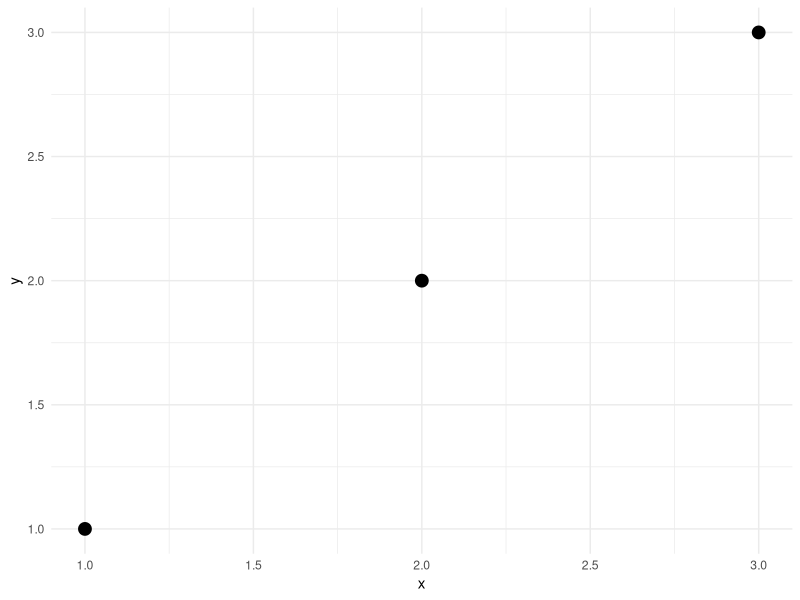
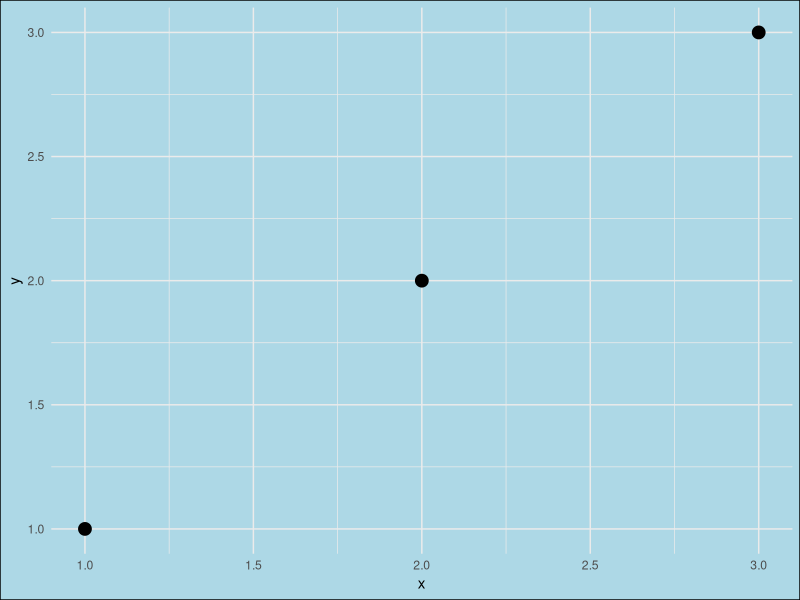
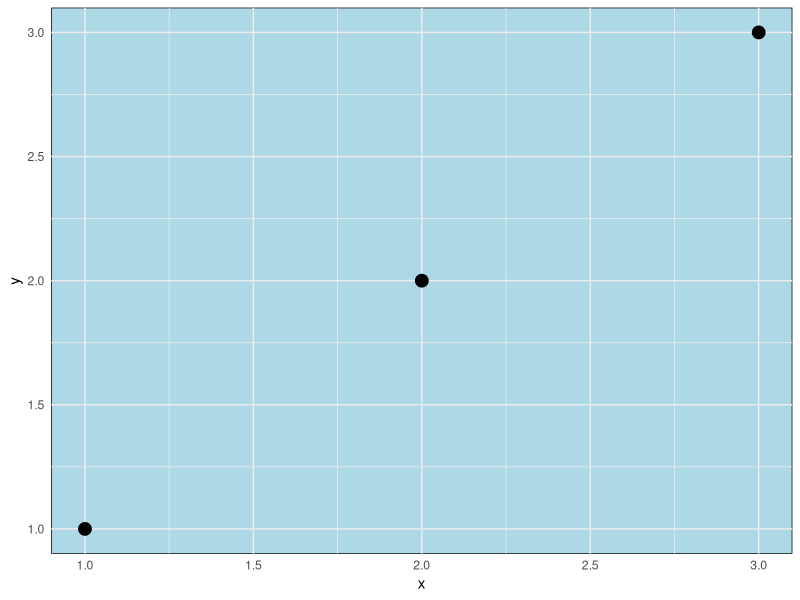
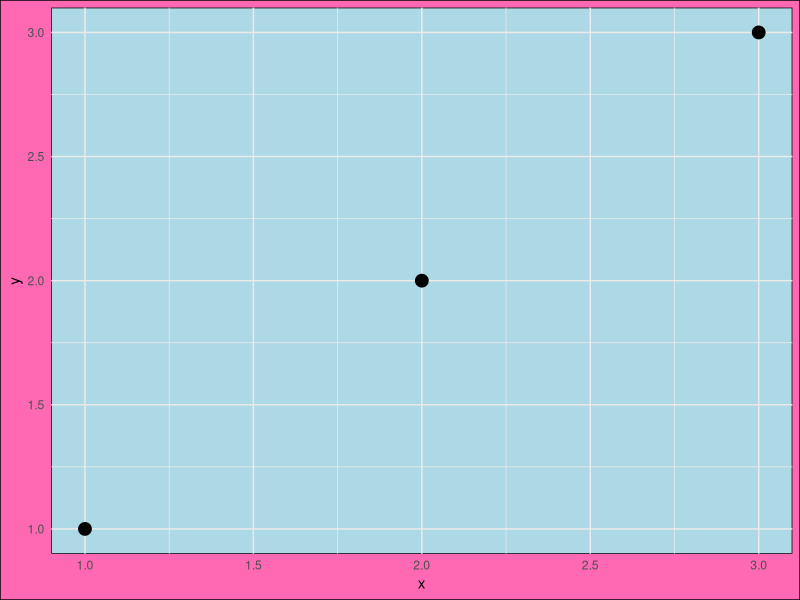
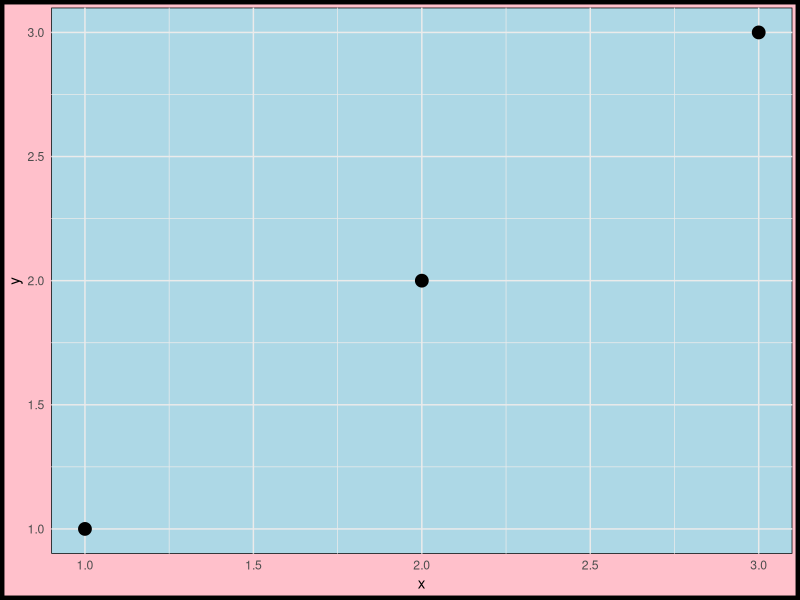
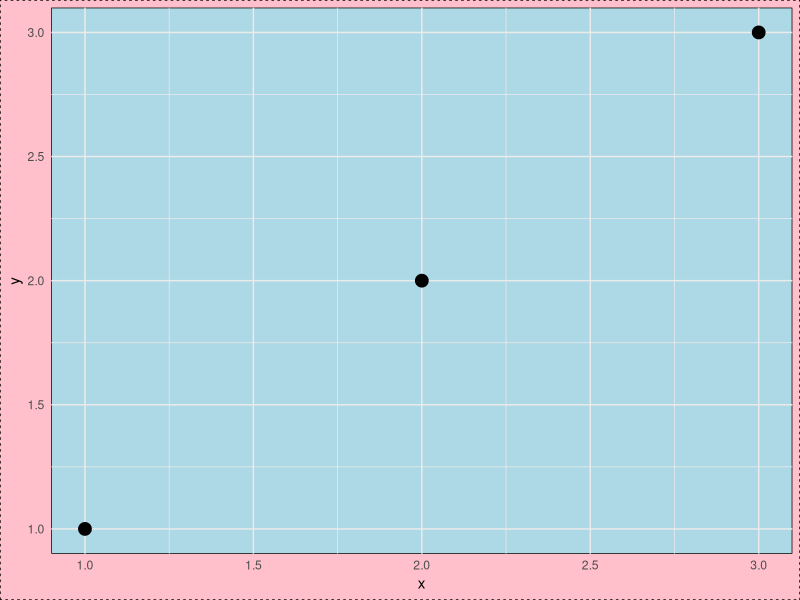
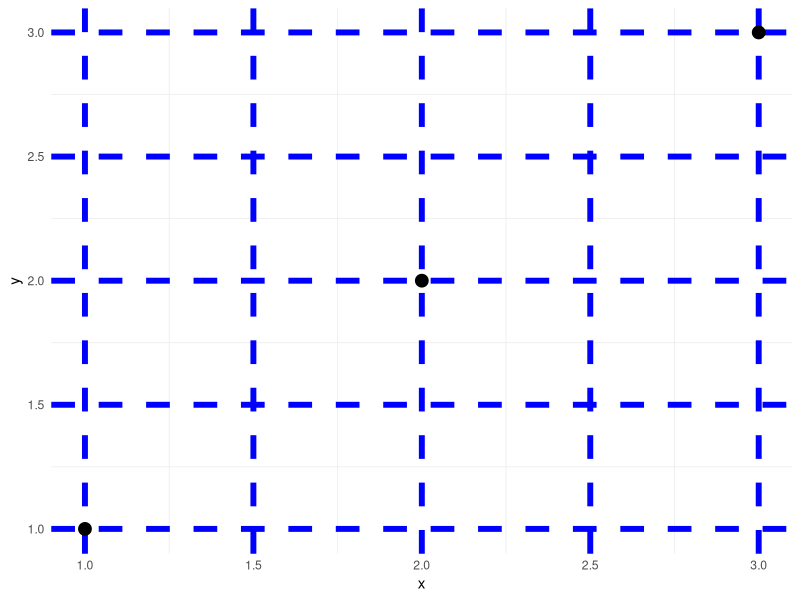
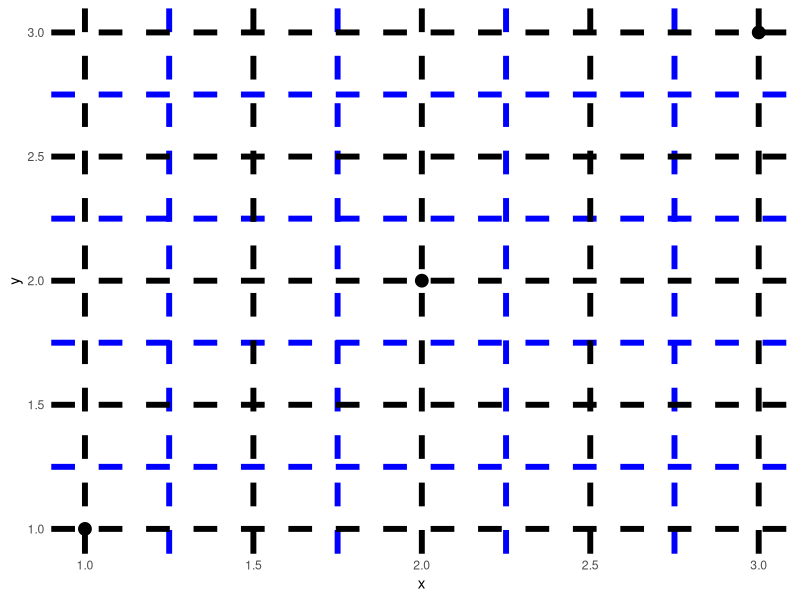

The R source for these figures, in order: (Note: this script raises an error after producing the figures.)
## ---- chunk 1
#| label = "setup"
library(ggplot2)
library(dplyr)

## ---- chunk 2

df = data.frame(x = 1:3,
                 y = 1:3, 
                 z = LETTERS[1:3])

base = ggplot(df, aes(x, y)) +
  geom_point(size = 4) +
  theme_minimal()

print(base)

## ---- chunk 3
#| eval = FALSE,
#| echo = TRUE

# Don't run this code

element_rect(fill = NULL, 
             color = NULL, 
             linewidth = NULL, 
             linetype = NULL,
             inherit.blank = FALSE)

## ---- chunk 4
#| echo = TRUE
base + theme(plot.background = element_rect(fill = "lightblue"))
## ---- chunk 5
#| echo = TRUE

base + theme(panel.background = element_rect(fill = "lightblue"))
## ---- chunk 6
#| echo = TRUE
base + theme(plot.background = element_rect(fill = "hotpink"),
             panel.background = element_rect(fill = "lightblue"))
## ---- chunk 7
#| echo = TRUE
base + theme(plot.background = element_rect(fill = "pink", 
                                            color = "black", 
                                            linewidth = 3)) +
  theme(panel.background = element_rect(fill = "lightblue"))
## ---- chunk 8
#| echo = TRUE
base + theme(plot.background = element_rect(fill = "pink", 
                                            color = "black", 
                                            linewidth = 0.5, 
                                            linetype = "dotted")) +
  theme(panel.background = element_rect(fill = "lightblue"))
## ---- chunk 9
#| echo = TRUE
base + theme(panel.grid.major = element_line(color = "blue", 
                                             linewidth = 2, 
                                             linetype = "dashed"))

## ---- chunk 10
#| echo = TRUE
base + theme(panel.grid.minor = element_line(color = "blue", 
                                             linewidth = 2, 
                                             linetype = "dashed")) +
  theme(panel.grid.major = element_line(color = "black", 
                                             linewidth = 2, 
                                             linetype = "dashed"))

## ---- chunk 11
#| echo = TRUE

base + theme(aspect.ratio = 0.75)

## ---- chunk 12
#| eval = FALSE,
#| echo = TRUE

element_text(family = NULL, face = NULL, colour = NULL, linewidth = NULL,
  hjust = NULL, vjust = NULL, angle = NULL, lineheight = NULL,
  color = NULL, margin = NULL, debug = NULL, inherit.blank = FALSE)


element_line(colour = NULL, linewidth = NULL, linetype = NULL,
  lineend = NULL, color = NULL, arrow = NULL, inherit.blank = FALSE)

# where arrow describes the arrow head with the function arrow() with the following syntax

arrow(angle = 30, length = unit(0.25, "inches"),
      ends = "last", type = "open")
## ---- chunk 13
#| echo = TRUE
base + theme(axis.line = element_line(arrow = arrow(angle = 15, 
                                                    length = unit(0.15, "inches"),
                                                    type = "closed")))
## ---- chunk 14
#| echo = TRUE
base + theme(axis.ticks = element_line(color = "red"),
             axis.ticks.length = unit(15, units = "pt"),
             axis.text.x = element_text(face = "bold", 
                                      size = 12, 
                                      angle = 30,
                                      hjust = 0.5,
                                      vjust = 0.5))
## ---- chunk 15
#| echo = TRUE
base + geom_point(aes(color = z), size = 4) +
  theme(legend.key = element_blank(),
        legend.background = element_blank(),
        legend.title.align = 1,
        legend.position = c(0.9, 0.75))
## ---- chunk 16
#| echo = TRUE
p1 = base + geom_point(aes(color = z), size = 4) +
  scale_color_manual(values = c("red", "blue", "hotpink")) +
  theme(legend.key = element_rect(fill = "gray70"),
        legend.background = element_rect(fill = "gray90", color = "white"),
        legend.title.align = 1,
        legend.position = c(0.9, 0.5))
## ---- chunk 17
p1
## ---- chunk 18
#| eval = FALSE,
#| echo = TRUE

# vector graphics
ggsave("plot01_2023-09-26.svg")
ggsave("plot01_2023-09-26.pdf", plot = p1,
       width = 11.5, 
       height = 8.5,
       dpi = 600)

# raster graphics 
ggsave("plot01_2023-09-26.png", plot = p1,
       width = 11.5, 
       height = 8.5,
       dpi = 600,
       bg = "white")


## ---- chunk 19
library(ggthemes)

ggplot(mpg, aes(x = cty, y = hwy)) +
  geom_point() +
  theme_economist()


